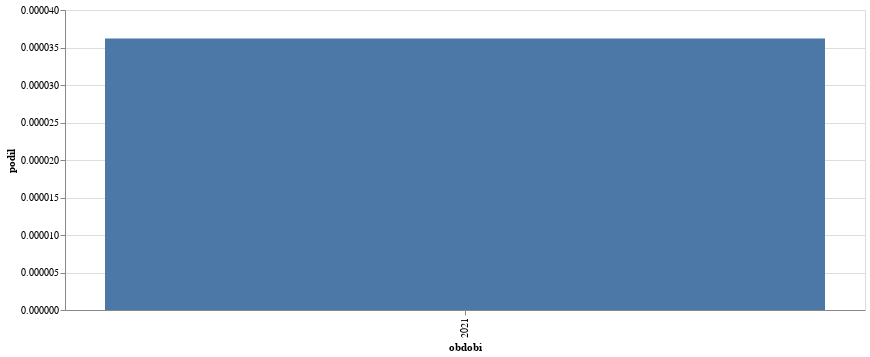

The cell this chart's notebook holds for it:
### Code cell
graf_vyvoje("bučení",epocha="obdobi")

### Figure 1 — Vega-Lite specification as saved in the notebook (floating-point values rounded to 4 significant figures)
{"config": {"view": {"continuousWidth": 300, "continuousHeight": 300}}, "data": {"name": "data-7dc0468a08603a7acca829b1e53fcd83"}, "mark": {"type": "bar"}, "encoding": {"x": {"field": "obdobi", "type": "nominal"}, "y": {"field": "podil", "type": "quantitative"}}, "width": 800, "$schema": "https://vega.github.io/schema/vega-lite/v5.8.0.json", "datasets": {"data-7dc0468a08603a7acca829b1e53fcd83": [{"id": null, "obdobi": 1993, "id_right": 29982, "podil": null}, {"id": null, "obdobi": 1996, "id_right": 30803, "podil": null}, {"id": null, "obdobi": 1998, "id_right": 80691, "podil": null}, {"id": null, "obdobi": 2002, "id_right": 82166, "podil": null}, {"id": null, "obdobi": 2006, "id_right": 57418, "podil": null}, {"id": null, "obdobi": 2010, "id_right": 46416, "podil": null}, {"id": null, "obdobi": 2013, "id_right": 83854, "podil": null}, {"id": null, "obdobi": 2017, "id_right": 90923, "podil": null}, {"id": 3.0, "obdobi": 2021, "id_right": 82903, "podil": 3.619e-05}]}}
